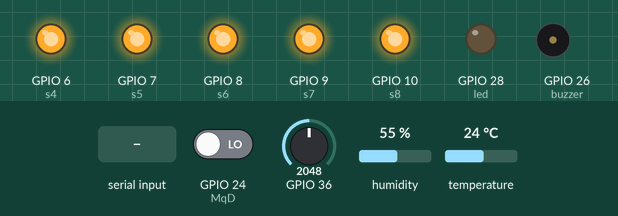
This sketch was run on a simulated ESP32. Parts: output pins drawn as LEDs (lit = HIGH), buzzer (waves = sounding, pin HIGH). The test bench sets the inputs (shaded band); at power-on: GPIO 24 (MqD) LOW, GPIO 36 = 2048, humidity 55 %, temperature 24 °C. Pins used as bus, display or sensor lines are not drawn; what the sketch prints to the serial monitor is not drawn.

Above: at 2.8 s.
2.9 s: "90,45\n" received over the second serial link
At 3.8 s:
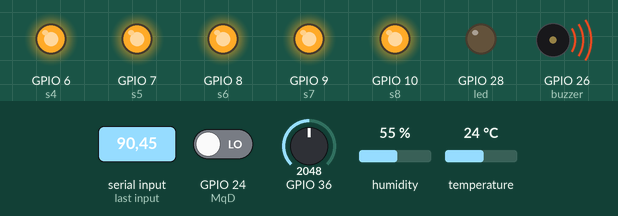
6.2 s: GPIO 24 (MqD) driven HIGH
At 6.5 s:
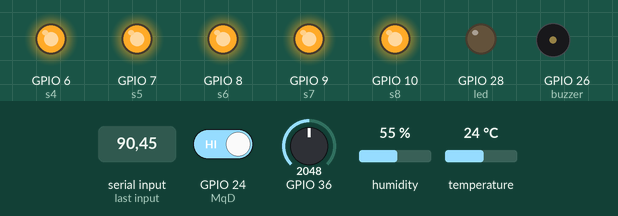
7.7 s: GPIO 24 (MqD) driven LOW
At 8.9 s:
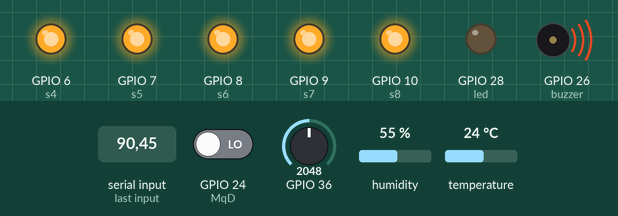
Timing chart, 0 to 10.2 s (numbered marks = the images above; inputs shaded):
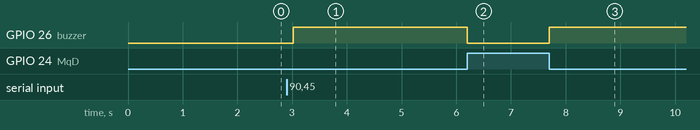

Measured:
- after the input at 2.9 s, GPIO 26 (buzzer): LOW → HIGH after 0.12 s
- after the input at 6.2 s, GPIO 26 (buzzer): HIGH → LOW at once
- after the input at 7.7 s, GPIO 26 (buzzer): LOW → HIGH at once

The sketch:

arduino.1.0.ino
```cpp
#include <ArduinoJson.h>
#include "DHT.h"
#define DHTPIN 22     // what pin we're connected to
#define DHTTYPE DHT11   // DHT 22  (AM2302)
#include <Ticker.h>
void sendSenorsReadingToEsp();
Ticker SensorTimer(sendSenorsReadingToEsp, 2000);
int incomingByte = 0;
bool sts;
int buttons[] = {3,4,5,6,7,8,9,10};
const int s1 = 3;
const int s2 = 4;
const int s3 = 5;
const int s4 = 6;
const int s5 = 7;
const int s6 = 8;
const int s7 = 9;
const int s8 = 10;
const int MqD = 24;
const int buzzer =  26;
const int led = 28;
const int mqA = A0;

float R0 = 0.95; //Resistance in fresh Air
float sensor_volt;//Sensor volt
float m = -0.47; //Slope
float b = 1.31; //Y-Intercept
float RS_gas; // Get value of RS in a GAS
float ratio; // Get ratio RS_GAS/RS_air
String t = "20";
String h = "20";
String co = "40";
String ch = "60";

DHT dht(DHTPIN, DHTTYPE);
void setup() {
   Serial.begin(9600);
   Serial3.begin(115200);
   dht.begin();
   pinMode(s1,OUTPUT);
   pinMode(s2,OUTPUT);
   pinMode(s3,OUTPUT);
   pinMode(s4,OUTPUT);
   pinMode(s5,OUTPUT);
   pinMode(s6,OUTPUT);
   pinMode(s7,OUTPUT);
   pinMode(s8,OUTPUT);
   pinMode(led,OUTPUT);
   pinMode(buzzer,OUTPUT);
   pinMode(MqD,INPUT);
   for(int i=0; i<8;i++){
    digitalWrite(buttons[i],HIGH);
   }
   SensorTimer.start();
   Serial.println("Starting Serial Port");
   while(!Serial3.available()){
    Serial.print(".");
    delay(1000);
   }
   Serial.println("");
   Serial.println("Wifi Module Started");
}

void loop() {
    SensorTimer.update();
    int sensorValue = analogRead(A0);
    int sensorStatus = digitalRead(MqD);

//    Serial.print(sensorStatus);

    sensor_volt=(float)sensorValue/1024*5.0;
    RS_gas = (5.0-sensor_volt)/sensor_volt; // omit *RL
    ratio = RS_gas/R0;  // ratio = RS/R0
    double ppm_log = (log10(ratio)-b)/m; //Get ppm value in linear scale according to the the ratio value
    double ppm = pow(10, ppm_log); //Convert ppm value to log scale

    co=ppm;
    ch=sensor_volt;
    h = dht.readHumidity();
    t = dht.readTemperature();
    if(t.toInt()>50 || h.toInt()>90 || sensorStatus==0){
      digitalWrite(buzzer,HIGH);
    }else{
      digitalWrite(buzzer,LOW);
    }
//    sendSenorsReadingToEsp();
    if(Serial3.available()){
//      StaticJsonDocument<300> doc;
//      DeserializationError err = deserializeJson(doc, Serial3);
//      if (err == DeserializationError::Ok) {
//          serializeJson(doc, Serial);
//      }else {
//        Serial.print("deserializeJson() returned ");
//        Serial.println(err.c_str());
//        while (Serial3.available() > 0)
//          Serial1.read();
//      }
      String msg = "";
      while(Serial3.available()){
        msg += char(Serial3.read());
        delay(30);
      }
      Serial.println(msg.length());
      if(msg.length()%23 ==0){
        Serial.println(msg);
        relayHandler(msg);
      }else{
        Serial.println(msg);
      }
    }

//    delay(500);
}
void relayHandler (String message){
  Serial.println("Relay Handler");
//  Serial.print(message);
  DynamicJsonDocument doc(1024);
  deserializeJson(doc,message);
  serializeJson(doc, Serial);

  JsonArray switchStatus = doc["s"].as<JsonArray>();
  int itr = 0;
  for(JsonVariant Bstate : switchStatus) {
    digitalWrite(buttons[itr],Bstate.as<int>()==1?LOW:HIGH);
    Serial.println(buttons[itr]);
    Serial.println(Bstate.as<int>());
//      buttons[itr] = state.as<int>();
      itr++;

  }
//  int  switch_no = doc["s"];
//  int   states =  doc["s_s"];
//  sts = states == 1 ? HIGH : LOW;
//  Serial.println("");
//  Serial.println(switch_no);
//  Serial.println(sts);
//  if(switch_no){
//    digitalWrite(switch_no+2,sts);
//  }
}
 void sendSenorsReadingToEsp() {
  String sensorDetails = "{\"t\":\""+String(t)+"\",\"h\":\""+String(h)+"\",\"co\":\""+String(co)+"\",\"ch\":\""+String(ch)+"\"}";
  int len = sensorDetails.length()+1;
  char sensorsDatas[len];
  sensorDetails.toCharArray(sensorsDatas,len);
  Serial3.write(sensorsDatas);
}
```
